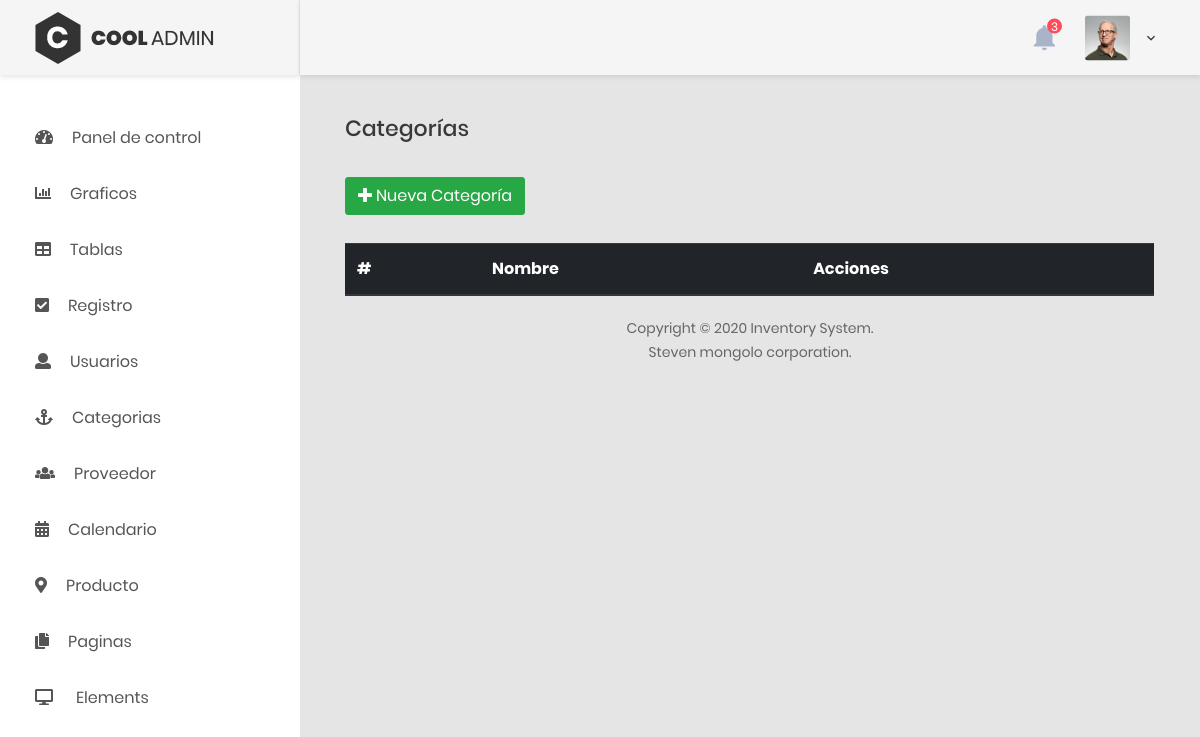
The page /categorias.php on the database as committed earlier.
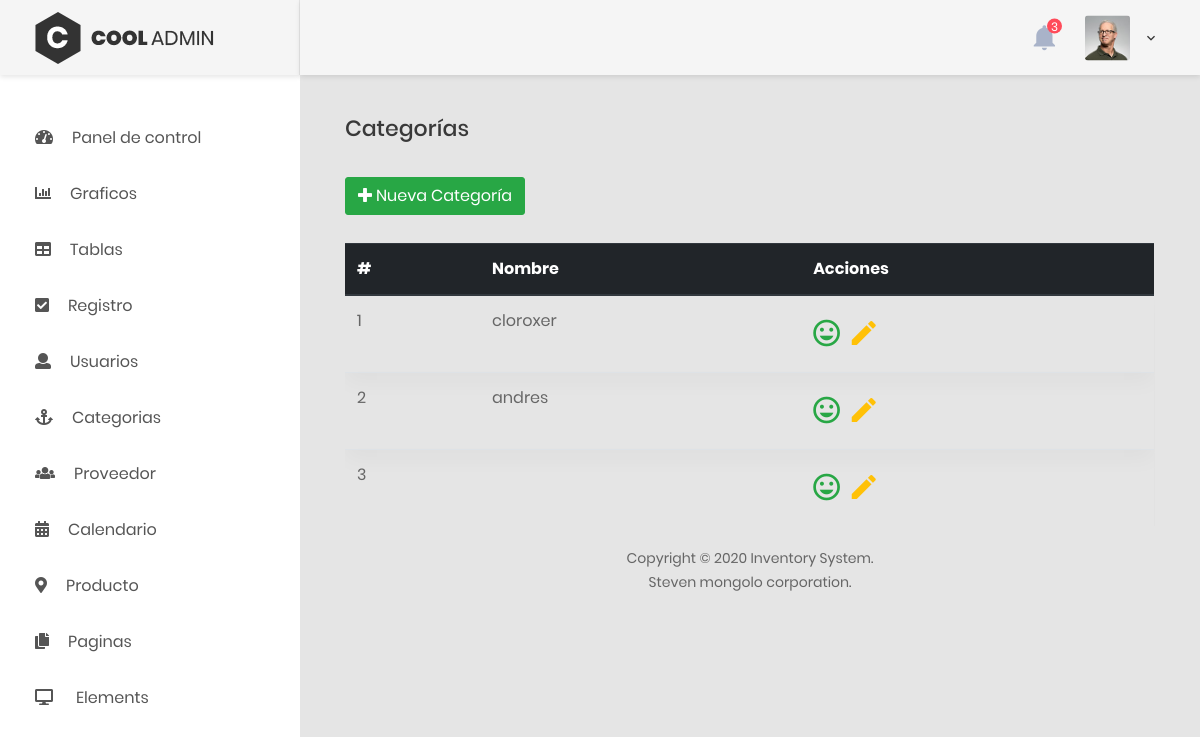
The same page on the database as committed later.
### tables this page shows
CREATE TABLE `categorias` (
  `id` int(11) NOT NULL,
  `nombre` varchar(25) NOT NULL,
  `estado` tinyint(4) NOT NULL DEFAULT 1
);

### controller/sql.php (called while the page is built, shortened)
<?php
require_once('controller/load.php');
function find_all($table)
{
    global $pdo;
    $sql = $pdo->prepare('Select * from ' . $table);
    $sql->execute();
    $result = $sql->fetchAll();
    return $result;
}

### categorias.php (the view, shortened to what this page needs)
<?php
$categorias = find_all('categorias');
include_once("layouts/header.php");
?>
<h3 class="title-5 m-b-35">Categorías</h3>
<div class="table-data__tool">
    <div class="table-data__tool-right">
        <button type="button" class="btn btn-success openBtn" data-toggle="modal" data-target="#Modal">
            <i class="fa fa-plus mr-1" aria-hidden="true"></i>Nueva Categoría
        </button>
    </div>
</div>
<div class="table-responsive">
    <table class="table">
        <thead class="thead-dark">
            <tr class="text-white">
                <th>#</th>
                <th>Nombre</th>
                <th>Acciones</th>
            </tr>
        </thead>
        <tbody>
            <?php $i = 1;
            foreach ($categorias as $categoria) : ?>
                <tr class="tr-shadow">
                    <td><?php echo $i;
                        $i++; ?></td>
                    <td><?php echo $categoria['nombre'] ?></td>
                    <td>
                        <div class="fa-2x">
                            <a href="categorias.php?id=<?= $categoria['id']; ?>" class="item mr-1" data-toggle="tooltip" data-placement="top" <?php if ($categoria['estado'] === '1') : ?> title="Activo">
                                <i class="zmdi zmdi-mood text-success"></i>
                            <?php else : ?>
                                title="Inactivo">
                                <i class="zmdi zmdi-mood-bad text-danger"></i>
                            <?php endif; ?>
                            </a>
                            <button type="button" class="item" data-placement="top" data-toggle="modal" data-target="#Edit<?= $categoria['id']; ?>">
                                <i class="zmdi zmdi-edit text-warning"></i>
                            </button>
                        </div>
                    </td>
                </tr>
            <?php endforeach; ?>
        </tbody>
    </table>
</div>
<?php
include_once("layouts/footer.php");
?>

Rows that differ between the two databases and show on the page:
added categorias: nombre "cloroxer", estado 1 (drawn)
added categorias: nombre "andres", estado 1 (drawn)
added categorias: estado 1 (drawn)
